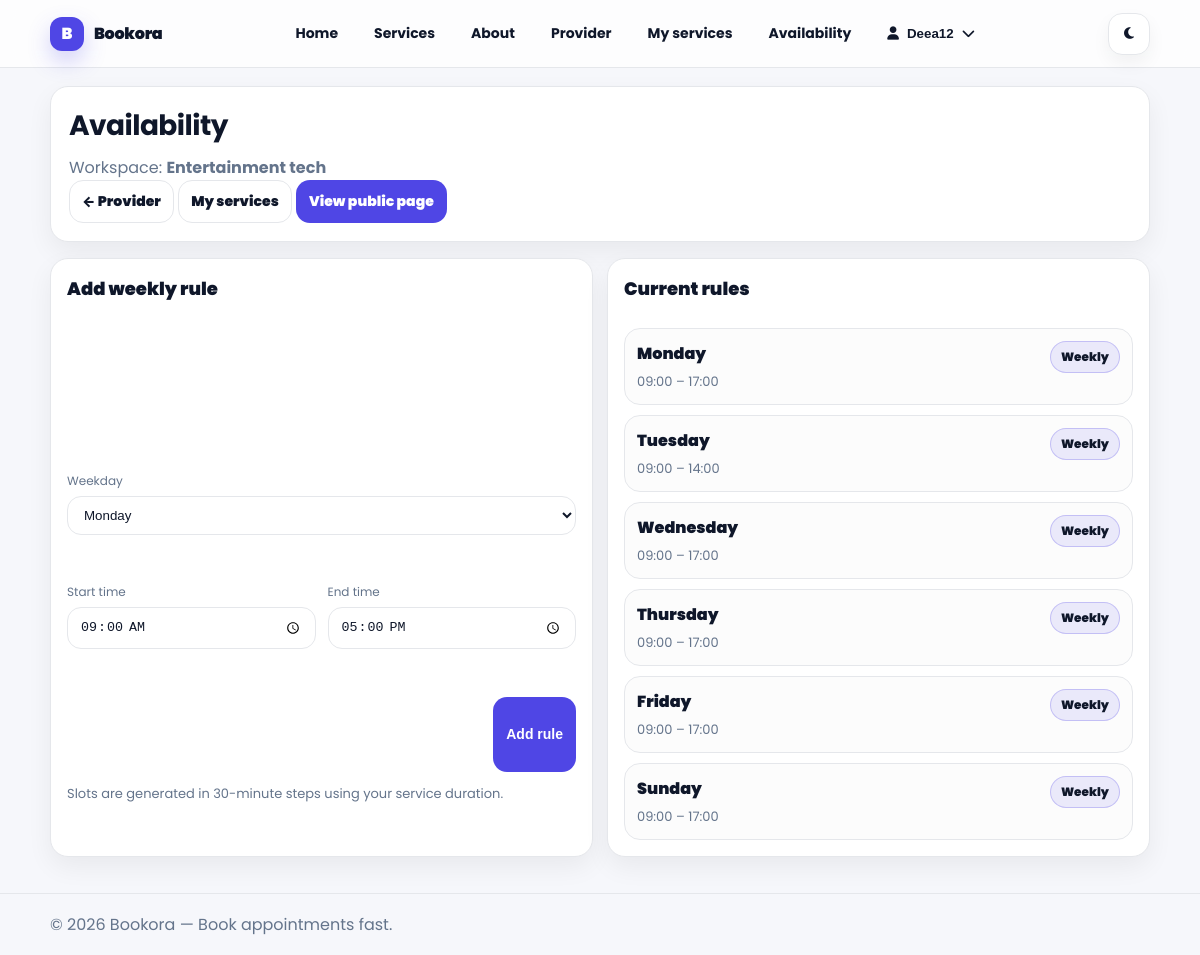
Page /provider/availability/ (signed in) on the committed database.
### users/models.py (models this page shows, shortened)
class CustomUser(AbstractUser):
    class UserType(models.TextChoices):
        CLIENT = "CLIENT", "Client"
        PROVIDER = "PROVIDER", "Provider"
    user_type = models.CharField(
        max_length=20,
        choices=UserType.choices,
        default=UserType.CLIENT,
    )
    phone = models.CharField(max_length=30, blank=True, default="")
    class Meta:
        verbose_name = "User"
        verbose_name_plural = "Users"
        ordering = ["username"]

### booking/models.py (models this page shows, shortened)
class Workspace(models.Model):
    owner = models.ForeignKey(
        settings.AUTH_USER_MODEL,
        on_delete=models.CASCADE,
        related_name="owned_workspaces",
    )
    name = models.CharField(max_length=160)
    slug = models.SlugField(max_length=160, unique=True)
    city = models.CharField(max_length=120, blank=True, default="")
    address = models.CharField(max_length=255, blank=True, default="")
    created_at = models.DateTimeField(auto_now_add=True)
    class Meta:
        ordering = ["name"]

class AvailabilityRule(models.Model):
    class Weekday(models.IntegerChoices):
        MONDAY = 0, "Monday"
        TUESDAY = 1, "Tuesday"
        WEDNESDAY = 2, "Wednesday"
        THURSDAY = 3, "Thursday"
        FRIDAY = 4, "Friday"
        SATURDAY = 5, "Saturday"
        SUNDAY = 6, "Sunday"
    workspace = models.ForeignKey(
        Workspace,
        on_delete=models.CASCADE,
        related_name="availability_rules",
    )
    weekday = models.IntegerField(choices=Weekday.choices)
    start_time = models.TimeField()
    end_time = models.TimeField()
    class Meta:
        ordering = ["workspace", "weekday", "start_time"]
        constraints = [
            models.CheckConstraint(
                condition=Q(end_time__gt=F("start_time")),
                name="availability_end_after_start",
            ),
        ]

### booking/views.py (the view, shortened to what this page needs)
# urls.py: path("provider/availability/", views.provider_availability, name="provider_availability"),
@login_required(login_url="users:login")
def provider_availability(request):
    if not is_provider(request.user):
        messages.error(request, "Only providers can manage availability.")
        return redirect("pages:home")
    workspace = Workspace.objects.filter(owner=request.user).first()
    if not workspace:
        return redirect("booking:provider_workspace_create")
    rules = workspace.availability_rules.order_by("weekday", "start_time")
    return render(request, "booking/provider_availability.html", {
        "workspace": workspace,
        "rules": rules,
        "weekdays": AvailabilityRule.Weekday.choices,
    })

### booking/views.py (called while the page is built)
def is_provider(user) -> bool:
    return getattr(user, "user_type", "") == "PROVIDER"

### templates/booking/provider_availability.html (shortened to what this page needs)
{% extends "base.html" %}
{% load static %}
{% block extra_css %}
<link rel="stylesheet" href="{% static 'css/provider.css' %}">
<link rel="stylesheet" href="{% static 'css/provider_availability.css' %}">
{% endblock %}
{% block content %}
<section class="provider-page">
  <header class="provider-hero">
    <div>
      <h1 class="provider-title">Availability</h1>
      <p class="provider-subtitle">
        Workspace: <strong>{{ workspace.name }}</strong>
      </p>
    </div>
    <div class="hero-actions">
      <a class="btn btn-ghost" href="{% url 'booking:provider_home' %}">← Provider</a>
      <a class="btn btn-ghost" href="{% url 'booking:provider_services' %}">My services</a>
      <a class="btn btn-primary" href="{% url 'booking:workspace_detail' workspace.slug %}">View public page</a>
    </div>
  </header>
  <div class="provider-grid">
    <div class="card">
      <h2 class="card-title">Add weekly rule</h2>
      <form method="post" class="form">
        <div class="field">
          <label for="weekday">Weekday</label>
          <select id="weekday" name="weekday" required>
            {% for value, label in weekdays %}
              <option value="{{ value }}">{{ label }}</option>
            {% endfor %}
          </select>
        </div>
        <div class="grid">
          <div class="field">
            <label for="start_time">Start time</label>
            <input id="start_time" name="start_time" type="time" required value="09:00" />
          </div>
          <div class="field">
            <label for="end_time">End time</label>
            <input id="end_time" name="end_time" type="time" required value="17:00" />
          </div>
        </div>
        <div class="actions">
          <button type="submit" class="btn btn-primary">Add rule</button>
        </div>
        <p class="muted hint">
          Slots are generated in 30-minute steps using your service duration.
        </p>
      </form>
    </div>
    <div class="card">
      <h2 class="card-title">Current rules</h2>
      {% if rules %}
        <div class="rules-list">
          {% for r in rules %}
            <div class="rule-row">
              <div>
                <div class="rule-title">
                  {{ r.get_weekday_display }}
                </div>
                <div class="muted rule-sub">
                  {{ r.start_time|time:"H:i" }} – {{ r.end_time|time:"H:i" }}
                </div>
              </div>
              <div class="pill">
                Weekly
              </div>
            </div>
          {% endfor %}
        </div>
      {% else %}
        <div class="empty">
          <h3>No rules yet</h3>
          <p class="muted">Add at least one rule so clients can see available slots.</p>
        </div>
      {% endif %}
    </div>
  </div>
</section>
{% endblock %}

### templates/base.html (shortened to what this page needs)
<!DOCTYPE html>
{% load static %}
<html lang="en" data-theme="light">
<head>
  <link rel="stylesheet" href="https://cdnjs.cloudflare.com/ajax/libs/font-awesome/6.5.0/css/all.min.css">
  <link rel="stylesheet" href="{% static 'css/base.css' %}">
  {% block extra_css %}{% endblock %}
</head>
<body>
  <header class="site-header">
    <div class="container header-inner">
      <a href="{% url 'pages:home' %}" class="brand-link" aria-label="Bookora home">
        <span class="brand-badge">B</span>
        <strong class="brand-name">Bookora</strong>
      </a>
      <nav id="navbar" class="navbar" aria-label="Primary">
        <ul class="nav-links" id="navLinks">
          <li><a href="{% url 'pages:home' %}" class="nav-link">Home</a></li>
          <li><a href="{% url 'booking:services_list' %}" class="nav-link">Services</a></li>
          <li><a href="{% url 'pages:about' %}" class="nav-link">About</a></li>
          {% if user.is_authenticated %}
            {% if user.user_type == "PROVIDER" %}
              <li><a href="{% url 'booking:provider_home' %}" class="nav-link">Provider</a></li>
              <li><a href="{% url 'booking:provider_services' %}" class="nav-link">My services</a></li>
              <li><a href="{% url 'booking:provider_availability' %}" class="nav-link">Availability</a></li>
            {% endif %}
            <li class="dropdown" id="userDropdown">
              <button class="dropdown-btn" type="button" aria-haspopup="true" aria-expanded="false">
                <i class="fa fa-user"></i>
                <span class="hide-sm">{{ user.username }}</span>
                <i class="fa fa-chevron-down chevron"></i>
              </button>
            </li>
          {% else %}
            <li><a href="{% url 'users:login' %}" class="nav-link">Login</a></li>
            <li><a href="{% url 'users:register' %}" class="nav-link nav-primary">Register</a></li>
          {% endif %}
        </ul>
      </nav>
      <button id="themeToggle" class="icon-btn" aria-label="Toggle theme" title="Toggle theme">
        <i class="fas fa-moon"></i>
      </button>
    </div>
  </header>
  <main class="page container">
    {% block content %}{% endblock %}
  </main>
  <footer class="site-footer">
    <div class="footer-inner container">
      <p>&copy; {% now "Y" %} Bookora — Book appointments fast.</p>
    </div>
  </footer>
</body>
</html>

### static/css/base.css (style rules this page uses)
:root { --bg: #f6f7fb; --card: #ffffff; --text: #0f172a; --muted: #64748b; --border: #e5e7eb; --primary: #4f46e5; --primary-2: #4338ca; --shadow: 0 10px 26px rgba(0,0,0,0.06); }
* { box-sizing:border-box; }
body { margin:0; font-family: "Poppins", system-ui, -apple-system, Segoe UI, Roboto, Arial, sans-serif; background: var(--bg); color: var(--text); }
.container { width: min(1100px, calc(100% - 32px)); margin: 0 auto; }
.page { padding: 18px 0 36px; min-height: calc(100vh - 160px); }
.site-header { position: sticky; top: 0; z-index: 50; background: rgba(255,255,255,0.75); backdrop-filter: blur(10px); border-bottom: 1px solid var(--border); }
.header-inner { display:flex; align-items:center; justify-content:space-between; gap: 14px; padding: 12px 0; }
.brand-link { display:flex; align-items:center; gap: 10px; text-decoration:none; color: var(--text); }
.brand-badge { width: 34px; height: 34px; border-radius: 12px; background: var(--primary); color: #fff; display:flex; align-items:center; justify-content:center; font-weight: 900; box-shadow: 0 10px 22px rgba(79,70,229,0.25); }
.brand-name { font-weight: 900; letter-spacing: -0.02em; }
.nav-links { list-style:none; padding:0; margin:0; display:flex; align-items:center; gap: 10px; }
.nav-link { display:inline-flex; align-items:center; gap: 8px; padding: 10px 12px; border-radius: 14px; text-decoration:none; color: var(--text); border: 1px solid transparent; font-weight: 700; font-size: 14px; }
.dropdown { position: relative; }
.dropdown-btn { display:inline-flex; align-items:center; gap: 8px; padding: 10px 12px; border-radius: 14px; border: 1px solid transparent; background: transparent; color: var(--text); cursor: pointer; font-weight: 800; }
.icon-btn { width: 42px; height: 42px; border-radius: 14px; border: 1px solid var(--border); background: var(--card); color: var(--text); display:inline-flex; align-items:center; justify-content:center; cursor:pointer; box-shadow: 0 8px 18px rgba(0,0,0,0.05); }
.hide-sm { display:inline; }
.site-footer { border-top: 1px solid var(--border); padding: 18px 0; color: var(--muted); }
.footer-inner p { margin:0; }
.btn { display:inline-flex; align-items:center; justify-content:center; gap: 8px; padding: 10px 12px; border-radius: 14px; border: 1px solid var(--border); text-decoration:none; cursor:pointer; font-weight: 900; font-size: 14px; color: var(--text); background: transparent; }
.btn-primary { background: var(--primary); color: #fff; border-color: transparent; }

### static/css/provider.css (style rules this page uses)
.provider-page { display:grid; gap:16px; }
.provider-hero { background: var(--card); border: 1px solid var(--border); border-radius: 18px; padding: 18px; box-shadow: var(--shadow); }
.provider-title { margin:0; font-size:28px; letter-spacing:-0.02em; }
.provider-subtitle { margin:8px 0 0; color: var(--muted); }
.card { background: var(--card); border: 1px solid var(--border); border-radius: 18px; padding: 16px; box-shadow: var(--shadow); display:grid; gap: 14px; max-width: 820px; }
.card-title { margin:0; font-size:18px; font-weight:900; }
.actions { display:flex; gap: 10px; flex-wrap:wrap; justify-content:flex-end; }
.muted { color: var(--muted); }

### static/css/provider_availability.css (style rules this page uses)
.provider-grid { display:grid; grid-template-columns: 1fr 1fr; gap: 14px; }
.form { display:grid; gap: 12px; margin-top: 10px; }
.field label { display:block; font-size:12px; color: var(--muted); margin: 0 0 6px; }
.field input, .field select { width:100%; padding: 10px 12px; border-radius: 14px; border: 1px solid var(--border); background: var(--card); color: var(--text); outline: none; }
.grid { display:grid; grid-template-columns: 1fr 1fr; gap: 12px; }
.hint { margin: 0; font-size: 13px; }
.rules-list { display:grid; gap: 10px; margin-top: 12px; }
.rule-row { display:flex; justify-content:space-between; gap: 12px; padding: 12px; border: 1px solid var(--border); border-radius: 16px; background: rgba(2, 6, 23, 0.01); }
.rule-title { font-weight: 900; }
.rule-sub { margin-top: 6px; font-size: 13px; }
.pill { align-self:flex-start; font-size: 12px; font-weight: 900; padding: 6px 10px; border-radius: 999px; border: 1px solid rgba(79, 70, 229, 0.25); background: rgba(79, 70, 229, 0.10); }

### rows in the picture
CustomUser: username "Deea12"
Workspace: name "Entertainment tech"
AvailabilityRule: weekday "Monday", start_time "09:00", end_time "17:00"
AvailabilityRule: weekday "Tuesday", start_time "09:00", end_time "14:00"
AvailabilityRule: weekday "Wednesday", start_time "09:00", end_time "17:00"
AvailabilityRule: weekday "Thursday", start_time "09:00", end_time "17:00"
AvailabilityRule: weekday "Friday", start_time "09:00", end_time "17:00"
AvailabilityRule: weekday "Sunday", start_time "09:00", end_time "17:00"

### other values in the picture
form field weekday "Monday"
